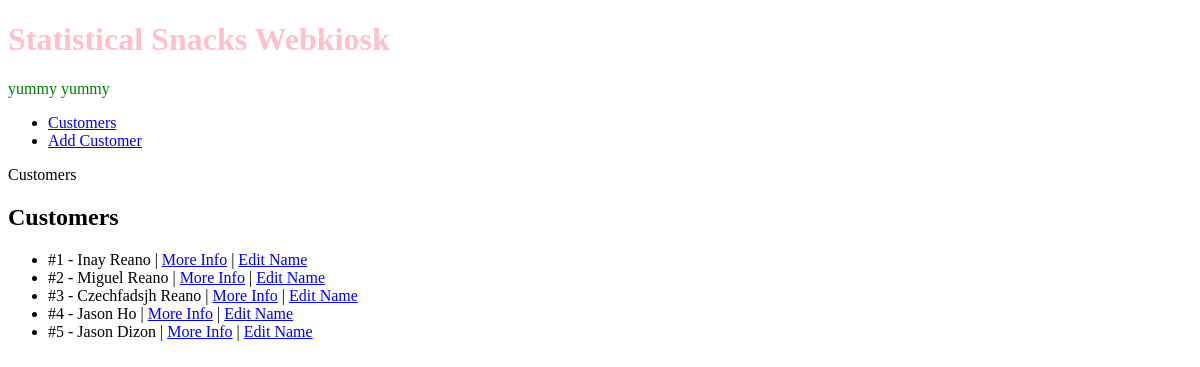
The app's page /webkiosk/customers/, older data.
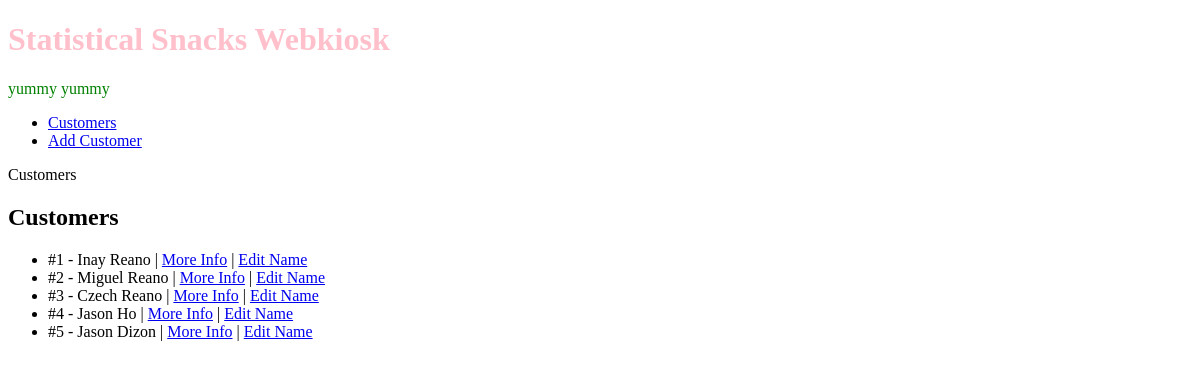
The same page, newer data.
### webkiosk/models.py (models this page shows, shortened)
class Customer(models.Model):
    firstname = models.CharField(max_length=20)
    lastname = models.CharField(max_length=20)
    date_joined = models.DateTimeField(auto_now_add=True)

### webkiosk/views.py (the view)
# urls.py: path('customers/', views.listcustomers, name='customer-list'),
def listcustomers(request):
    customerlist = Customer.objects.all()
    context = {'customerlist': customerlist}
    return render(request, "webkiosk/customer_list.html", context)

### webkiosk/templates/webkiosk/customer_list.html
{% extends 'webkiosk/base_template.html' %}
{% block pagetitle %}Customers{% endblock %}
{% block maincontent %}
<h2>Customers</h2>
<ul>
    {% for customer in customerlist %}
        <li>#{{customer.id}} - {{ customer.firstname}} {{customer.lastname}} | <a href="{% url 'webkiosk:customer-details' customer.id %}">More Info</a> | <a href="{% url 'webkiosk:customer-edit' customer.id %}">Edit Name</a></li>
    {% endfor %}
</ul>
{% endblock %}

### webkiosk/templates/webkiosk/base_template.html (shortened to what this page needs)
<!DOCTYPE html>
<html>
        {% load static %}
        <link rel="stylesheet" href="{% static 'styles.css'%}">
    <body>
        <h1>Statistical Snacks Webkiosk</h1>
        <p>yummy yummy</p>
        <nav>
            <ul>
                <li><a href="{% url 'webkiosk:customer-list' %}">Customers</a></li>
                <li><a href="{% url 'webkiosk:customer-add' %}">Add Customer</a></li>
            </ul>
        </nav>
        {% block pagetitle %}
        {% endblock %}
        {% block maincontent %}
        {% endblock %}
    </body>
</html>

### webkiosk/static/styles.css (style rules this page uses)
h1 { color: pink; }
p { color: green; }

Row changes from the older to the newer data that the page shows:
changed Customer id 3: firstname "Czechfadsjh" → "Czech"
